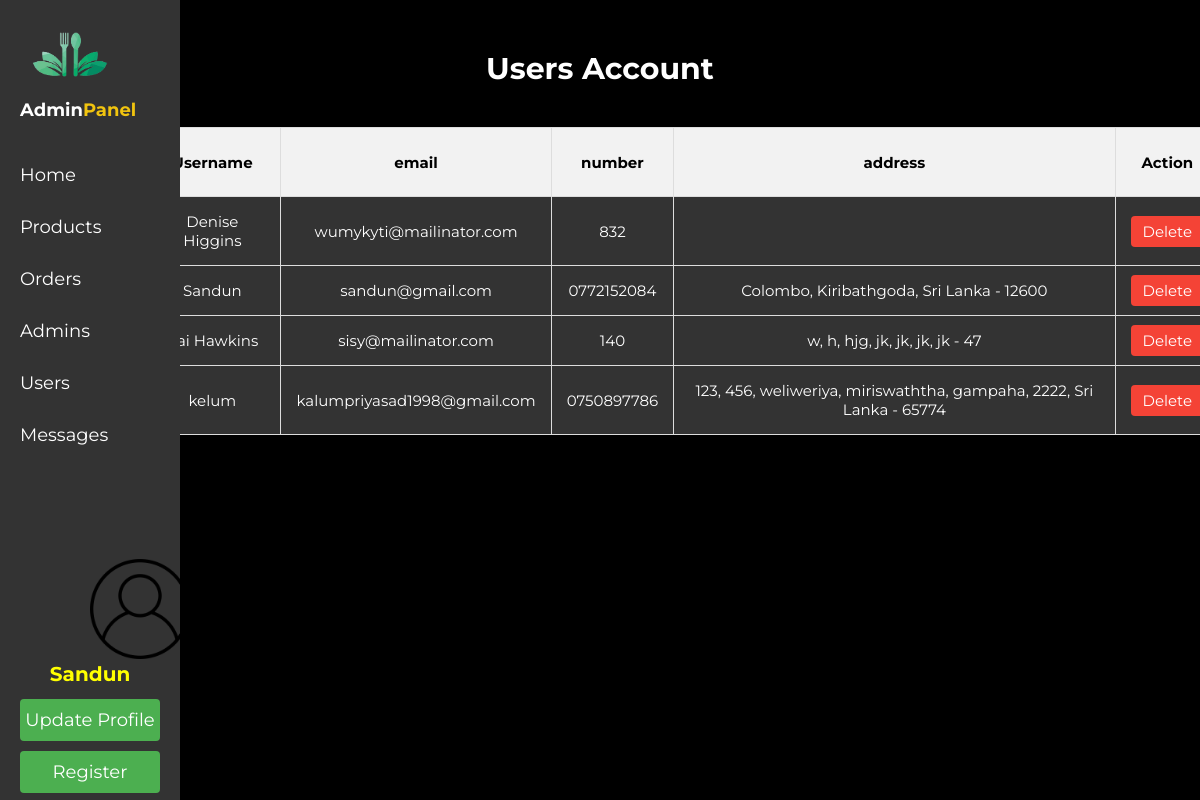
Page /admin/users_accounts.php (signed in) on the committed database.
### tables this page shows
CREATE TABLE `users` (
  `id` int(100) NOT NULL,
  `name` varchar(20) NOT NULL,
  `email` varchar(50) NOT NULL,
  `number` varchar(10) NOT NULL,
  `password` varchar(50) NOT NULL,
  `address` varchar(500) NOT NULL
);

### admin/users_accounts.php (the view, shortened to what this page needs)
<?php
include '../components/connect.php';
?>
<!DOCTYPE html>
<html lang="en">
<head>
   <link rel="stylesheet" href="https://cdnjs.cloudflare.com/ajax/libs/font-awesome/6.1.1/css/all.min.css">
   <link rel="stylesheet" href="../css/admin_style.css">
</head>
<body style="background-size: cover; background-position: center; background-repeat: no-repeat;">
<?php include '../components/admin_header.php' ?>
<section class="accounts">
   <h1 class="heading">Users Account</h1>
   <table>
      <thead>
         <tr>
            <th>User ID</th>
            <th>Username</th>
            <th>email</th>
            <th>number</th>
            <th>address</th>
            <th>Action</th>
         </tr>
      </thead>
      <tbody>
         <?php
            if(isset($_GET['search'])) {
               $search = $_GET['search'];
               $select_account = $conn->prepare("SELECT * FROM `users` WHERE name LIKE ?");
               $select_account->execute(["%$search%"]);
            } else {
               $select_account = $conn->prepare("SELECT * FROM `users`");
               $select_account->execute();
            }
            if($select_account->rowCount() > 0){
               while($fetch_accounts = $select_account->fetch(PDO::FETCH_ASSOC)){
         ?>
         <tr>
            <td><?= $fetch_accounts['id']; ?></td>
            <td><?= $fetch_accounts['name']; ?></td>
            <td><?= $fetch_accounts['email']; ?></td>
            <td><?= $fetch_accounts['number']; ?></td>
            <td><?= $fetch_accounts['address']; ?></td>
            <td><a href="users_accounts.php?delete=<?= $fetch_accounts['id']; ?>" class="delete-btn" onclick="return confirm('Delete this account?');">Delete</a></td>
         </tr>
         <?php
               }
            }else{
               echo '<tr><td colspan="3" class="empty">No accounts available</td></tr>';
            }
         ?>
      </tbody>
   </table>
</section>
</body>
</html>

### components/admin_header.php (shortened to what this page needs)
<!DOCTYPE html>
<html lang="en">
<head>
</head>
<body>
<nav class="navbar">
<img src="images/Foodery.png" width="100" height="100" alt="Logo">
<a href="dashboard.php" class="logo">Admin<span>Panel</span></a><br>
    <a href="dashboard.php">Home</a>
    <a href="products.php">Products</a>
    <a href="placed_orders.php">Orders</a>
    <a href="admin_accounts.php">Admins</a>
    <a href="users_accounts.php">Users</a>
    <a href="messages.php">Messages</a>
<br>
      <div class="profile" id="profile-section">
      <img src="images/user-icon.png" width="100" height="100" alt="Logo">
         <?php
            $select_profile = $conn->prepare("SELECT * FROM `admin` WHERE id = ?");
            $select_profile->execute([$admin_id]);
            $fetch_profile = $select_profile->fetch(PDO::FETCH_ASSOC);
         ?>
         <p><h2><?= $fetch_profile['name']; ?></h2></p>
         <br>
         <div class="flex-btn">
         <a href="update_profile.php" class="option-btn">Update Profile</a>
            <a href="register_admin.php" class="option-btn">Register</a>
         </div>
      </div>
</nav>
</body>
</html>

### css/admin_style.css (style rules this page uses)
:root { --main-color:#4834d4; --red:#e74c3c; --orange:#f39c12; --black:#34495e; --white:#fff; --light-bg:#f5f5f5; --light-color:#999; --border:.2rem solid var(--black); --box-shadow:0 .5rem 1rem rgba(0,0,0,.1); }
* { font-family: 'Montserrat', sans-serif; margin:0; padding:0; box-sizing: border-box; text-decoration: none; outline: none; border:none; }
html { font-size: 62.5%; overflow-x: hidden; }
body { background-color: var(--light-bg); }
section { max-width: 1200px; margin:0 auto; padding:2rem; }
.heading { text-align: center; margin-bottom: 2rem; text-transform: capitalize; color:#ffffff; font-size: 3rem; }

### admin/users_accounts.php (style rules this page uses)
body { background-color:black; }
.accounts { padding: 20px; }
.accounts h1 { color: white; margin:30px }
.heading { text-align: center; }
table { width: 100%; border-collapse: collapse; margin:40px; background: #333; }
th, td { padding: 15px; border: 1px solid #ddd; text-align: center; color:white; font-size:15px; }
th { background-color: #f2f2f2; color:black; }
.delete-btn { padding: 6px 12px; border: none; border-radius: 4px; cursor: pointer; background-color: #f44336; color: white; text-decoration: none; }

### components/admin_header.php (style rules this page uses)
.logo { color: white; text-decoration: none; font-size: 1.5em; font-weight: bold; margin-right: 20px; }
.logo span { color: #f1c40f; }
.navbar { position: fixed; left: 0; top: 0; height: 100%; background: #333; padding: 20px; display: flex; flex-direction: column; justify-content: flex-start; width:15% }
.navbar a { color: white; text-decoration: none; margin-bottom: 10px; display: block; padding: 10px 0; font-size: large; }
.navbar .profile h2 { color:Yellow; text-align:center; font-size:20px }
.navbar .profile img { margin:80px 20px 0px 70px; }
.option-btn, .delete-btn { padding: 6px 12px; border: none; border-radius: 4px; cursor: pointer; text-decoration: none; text-align:center; }
.option-btn { background-color: #4caf50; color: white; }
.delete-btn { background-color: #f44336; color: white; }

### rows in the picture
users: name "Denise Higgins", email "wumykyti@mailinator.com", number "832"
users: name "Sandun", email "sandun@gmail.com", number "0772152084", address "Colombo, Kiribathgoda, Sri Lanka - 12600"
users: name "Kai Hawkins", email "sisy@mailinator.com", number "140", address "w, h, hjg, jk, jk, jk, jk - 47"
users: name "kelum", email "kalumpriyasad1998@gmail.com", number "0750897786", address "123, 456, weliweriya, miriswaththa, gampaha, 2222, Sri Lanka - 65774"

### other values in the picture
$fetch_profile['name'] "Sandun"
